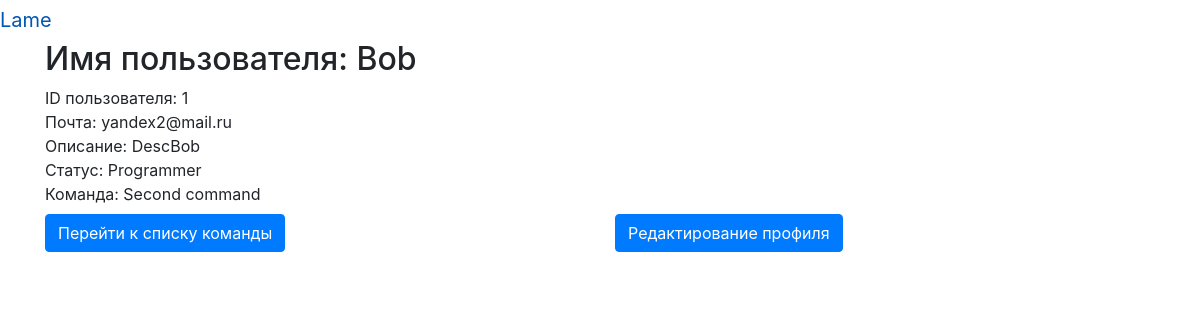
/api/v2/users/1 (signed in), run on the app's committed database.
### data/user.py (models this page shows, shortened)
class User(SqlAlchemyBase, UserMixin, SerializerMixin):
    __tablename__ = 'users'
    id = sqlalchemy.Column(sqlalchemy.Integer, primary_key=True, autoincrement=True)
    name = sqlalchemy.Column(sqlalchemy.String)
    description = sqlalchemy.Column(sqlalchemy.String)
    hashed_password = sqlalchemy.Column(sqlalchemy.String)
    email = sqlalchemy.Column(sqlalchemy.String)
    status_id = sqlalchemy.Column(sqlalchemy.Integer, sqlalchemy.ForeignKey('status.id'))
    status = orm.relationship('Status')
    jobs = orm.relationship('Job', back_populates='user')
    command_id = sqlalchemy.Column(sqlalchemy.Integer, sqlalchemy.ForeignKey('commands.id'))
    command = orm.relationship('Command')

### data/status.py (models this page shows)
class Status(SqlAlchemyBase, SerializerMixin):
    __tablename__ = 'status'
    id = sqlalchemy.Column(sqlalchemy.Integer, primary_key=True, autoincrement=True)
    name = sqlalchemy.Column(sqlalchemy.String)
    level_redact_profile = sqlalchemy.Column(sqlalchemy.Integer)
    level_job = sqlalchemy.Column(sqlalchemy.Integer)
    users = orm.relationship('User', back_populates='status')

### data/command.py (models this page shows)
class Command(SqlAlchemyBase, SerializerMixin):
    __tablename__ = 'commands'
    id = sqlalchemy.Column(sqlalchemy.Integer, primary_key=True, autoincrement=True)
    name = sqlalchemy.Column(sqlalchemy.String)
    description = sqlalchemy.Column(sqlalchemy.String)
    users = orm.relationship('User', back_populates='command')

### data/users_resource.py (the view, shortened to what this page needs)
class UserResource(Resource):
    def get(self, user_id):
        abort_if_user_not_found(user_id)
        db_sess = db_session.create_session()
        user = db_sess.query(User).get(user_id)
        form = UserDeleteAccountForm()
        status = user.status
        command = user.command
        current_user_status = current_user.status
        db_sess.close()
        return make_response(render_template('user.html', user=user, status=status, current_user_status=current_user_status, command=command, form=form))

### data/db_session.py (called while the page is built)
def create_session() -> Session:
    global __factory
    return __factory()

### data/users_resource.py (called while the page is built)
def abort_if_user_not_found(user_id):
    session = db_session.create_session()
    user = session.query(User).get(user_id)
    if not user:
        abort(404)

### main.py (called while the page is built)
@login_manager.user_loader
def load_user(user_id):
    db_sess = db_session.create_session()
    user = db_sess.query(User).get(user_id)
    return user

### templates/user.html (shortened to what this page needs)
{% extends "base.html" %}
{% block content %}
        <h2>Имя пользователя: {{ user.name }}</h2>
        <div>ID пользователя: {{ user.id }}</div>
        <div>Почта: {{ user.email }}</div>
        <div>Описание: {{ user.description }}</div>
        <div>Статус: {{ status.name }}</div>
        <div>Команда: {{ command.name }}</div>
        <div class="row mt-2">
        <div class="col"><a href="../users" class="btn btn-primary">Перейти к списку команды</a></div>
        {% if (current_user_status.level_redact_profile > status.level_redact_profile and status.id != -1 ) or current_user.id == user.id or current_user_status.id == -1 %}
        <div class="col"><a href="../user_redact/{{ user.id }}" class="btn btn-primary">Редактирование профиля</a></div>
        {% endif %}
        </div>
{% endblock %}

### templates/base.html (shortened to what this page needs)
<!doctype html>
<html lang="en">
<head>
    <link rel="stylesheet" href="https://maxcdn.bootstrapcdn.com/bootstrap/4.0.0/css/bootstrap.min.css"
>
</head>
<body>
<header>
    <nav class="offcanvas-body">
        {% if current_user.is_authenticated %}
        <a class="navbar-brand" href="/logout">{{ current_user.name }}</a>
        {% else %}
        <p>
            <a class="btn btn-primary " href="/register">Зарегистрироваться</a>
            <a class="btn btn-success" href="/login">Войти</a>
        </p>
        {% endif %}
    </nav>
</header>
<main role="main" class="container">
    {% block content %}{% endblock %}
</main>
</body>
</html>

### data on the page
User: name "Lame"
User: name "Bob", id "1", email "yandex2@mail.ru", description "DescBob"
Status: name "Programmer"
Command: name "Second command"
